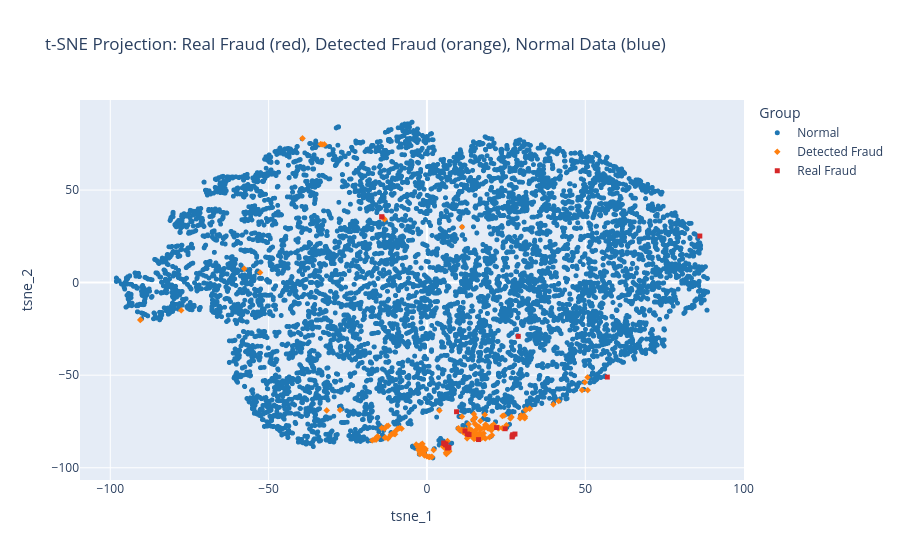

Notebook code cell kept with this figure:
### Code cell
from sklearn.manifold import TSNE
import plotly.express as px
import numpy as np

top_n = 20
detected_fraud_idx = df_iso[df_iso['anomaly_label_std'] == -1].index
real_fraud_idx = df_iso[df_iso['is_fraud'] == True].index
normal_data = df_iso[~df_iso.index.isin(detected_fraud_idx) & ~df_iso.index.isin(real_fraud_idx)]

sample_size = 10000
nonfraud_idx = normal_data.sample(n=sample_size, random_state=42).index
sample_idx = nonfraud_idx.union(real_fraud_idx)
sample_idx = sample_idx.union(detected_fraud_idx)
X_std_sample = X_std.loc[sample_idx]

tsne = TSNE(n_components=2, random_state=42, perplexity=20)
tsne_results = tsne.fit_transform(X_std_sample)

tsne_df = pd.DataFrame(tsne_results, columns=['tsne_1', 'tsne_2'], index=X_std_sample.index)
tsne_df['is_fraud'] = client_data.loc[X_std_sample.index, 'is_fraud']
tsne_df['anomaly_score'] = df_iso.loc[X_std_sample.index, 'anomaly_score_std']

tsne_df['group'] = 'Normal'
tsne_df.loc[tsne_df['is_fraud'] == True, 'group'] = 'Real Fraud'
tsne_df.loc[(tsne_df.index.isin(detected_fraud_idx)) & (tsne_df['is_fraud'] == False), 'group'] = 'Detected Fraud'

tsne_df['group'] = pd.Categorical(
    tsne_df['group'],
    categories=['Real Fraud', 'Detected Fraud', 'Normal'],
    ordered=True
)

color_map = {
    'Real Fraud': '#d62728',
    'Detected Fraud': '#ff7f0e',
    'Normal': '#1f77b4'
}

fig = px.scatter(
    tsne_df,
    x='tsne_1',
    y='tsne_2',
    color='group',
    color_discrete_map=color_map,
    symbol='group',
    title="t-SNE Projection: Real Fraud (red), Detected Fraud (orange), Normal Data (blue)",
    labels={'group': 'Group'},
    hover_data=['anomaly_score', 'is_fraud'],
)

fig.update_traces(marker=dict(size=5, opacity=1))
fig.show()

### Figure 1 — Plotly figure (JSON) as saved in the notebook; plotly's stock layout.template omitted (floating-point values rounded to 4 significant figures; data arrays with more than 128 entries replaced by an {"elided": "..."} marker saying what was removed)
{"data": [{"customdata": {"elided": "10000x2 mixed values"}, "hovertemplate": "Group=Normal<br>tsne_1=%{x}<br>tsne_2=%{y}<br>anomaly_score=%{customdata[0]}<br>is_fraud=%{customdata[1]}<extra></extra>", "legendgroup": "Normal", "marker": {"color": "#1f77b4", "opacity": 1, "size": 5, "symbol": "circle"}, "mode": "markers", "name": "Normal", "showlegend": true, "type": "scattergl", "x": {"elided": "10000 float values"}, "xaxis": "x", "y": {"elided": "10000 float values"}, "yaxis": "y"}, {"customdata": {"elided": "198x2 mixed values"}, "hovertemplate": "Group=Detected Fraud<br>tsne_1=%{x}<br>tsne_2=%{y}<br>anomaly_score=%{customdata[0]}<br>is_fraud=%{customdata[1]}<extra></extra>", "legendgroup": "Detected Fraud", "marker": {"color": "#ff7f0e", "opacity": 1, "size": 5, "symbol": "diamond"}, "mode": "markers", "name": "Detected Fraud", "showlegend": true, "type": "scattergl", "x": {"elided": "198 float values"}, "xaxis": "x", "y": {"elided": "198 float values"}, "yaxis": "y"}, {"customdata": [[0.03647, true], [0.01664, true], [0.06772, true], [-0.03496, true], [0.04335, true], [0.005302, true], [0.01836, true], [0.03782, true], [0.006766, true], [0.03224, true], [0.009684, true], [0.004071, true], [0.1081, true], [0.01782, true], [-0.01688, true], [0.01339, true], [-0.008499, true], [0.03603, true], [0.02179, true], [-0.008058, true], [-0.01133, true], [0.04912, true], [-0.03075, true], [0.03664, true], [-0.0263, true], [-0.03728, true], [-0.02107, true], [-0.02411, true]], "hovertemplate": "Group=Real Fraud<br>tsne_1=%{x}<br>tsne_2=%{y}<br>anomaly_score=%{customdata[0]}<br>is_fraud=%{customdata[1]}<extra></extra>", "legendgroup": "Real Fraud", "marker": {"color": "#d62728", "opacity": 1, "size": 5, "symbol": "square"}, "mode": "markers", "name": "Real Fraud", "showlegend": true, "type": "scattergl", "x": [27.22, 24.71, 86.16, 16.3, 56.96, 26.97, 26.93, 27.08, 26.88, -14.18, -14.3, 6.026, 28.83, 5.838, 6.95, 6.05, 6.572, 5.265, 5.402, 6.504, 6.712, 9.353, 21.99, 27.78, 12.75, 13.3, 12.01, 12.79], "xaxis": "x", "y": [-82.18, -78.93, 25.17, -84.8, -51.05, -82.75, -83.03, -82.23, -83.36, 35.46, 35.61, -87.12, -29.0, -87.54, -89.08, -87.74, -88.78, -86.59, -86.92, -89.34, -89.07, -69.75, -78.31, -81.8, -81.76, -82.06, -80.12, -81.71], "yaxis": "y"}], "layout": {"legend": {"title": {"text": "Group"}, "tracegroupgap": 0}, "title": {"text": "t-SNE Projection: Real Fraud (red), Detected Fraud (orange), Normal Data (blue)"}, "xaxis": {"anchor": "y", "domain": [0, 1], "title": {"text": "tsne_1"}}, "yaxis": {"anchor": "x", "domain": [0, 1], "title": {"text": "tsne_2"}}}}
